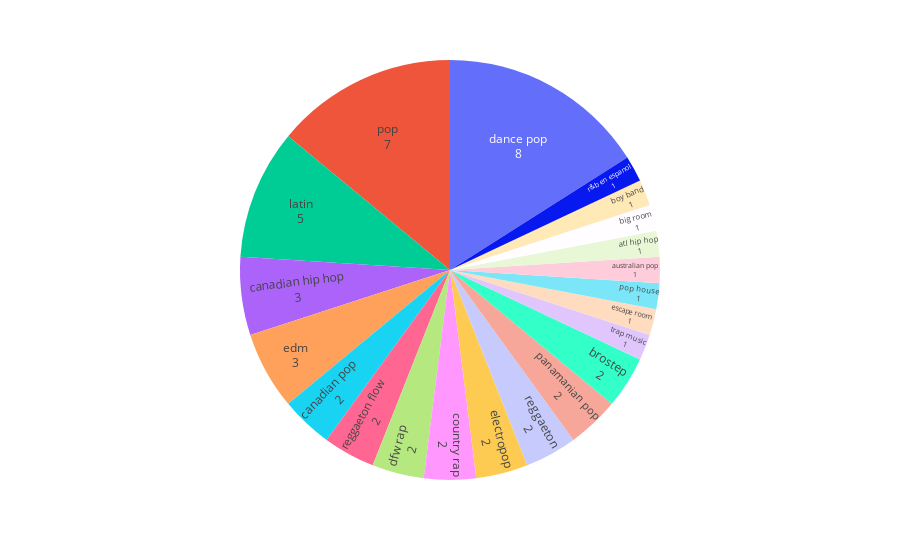

Notebook cell for this chart:
### Code cell
fig = px.pie(data, names='Genre')
fig.update_traces(textposition='inside', textinfo='label+value', showlegend=False)

### Figure 1 — Plotly figure (JSON) as saved in the notebook; plotly's stock layout.template omitted (floating-point values rounded to 4 significant figures)
{"data": [{"domain": {"x": [0, 1], "y": [0, 1]}, "hoverlabel": {"namelength": 0}, "hovertemplate": "Genre=%{label}", "labels": ["canadian pop", "reggaeton flow", "dance pop", "pop", "dfw rap", "pop", "trap music", "pop", "country rap", "electropop", "reggaeton", "dance pop", "pop", "panamanian pop", "canadian hip hop", "dance pop", "latin", "dfw rap", "canadian hip hop", "escape room", "pop house", "country rap", "reggaeton flow", "latin", "electropop", "canadian pop", "australian pop", "canadian hip hop", "latin", "latin", "edm", "dance pop", "reggaeton", "atl hip hop", "dance pop", "big room", "panamanian pop", "pop", "boy band", "dance pop", "edm", "dance pop", "dance pop", "pop", "r&b en espanol", "brostep", "latin", "brostep", "edm", "pop"], "legendgroup": "", "name": "", "showlegend": false, "textinfo": "label+value", "textposition": "inside", "type": "pie"}], "layout": {"legend": {"tracegroupgap": 0}, "margin": {"t": 60}}}
